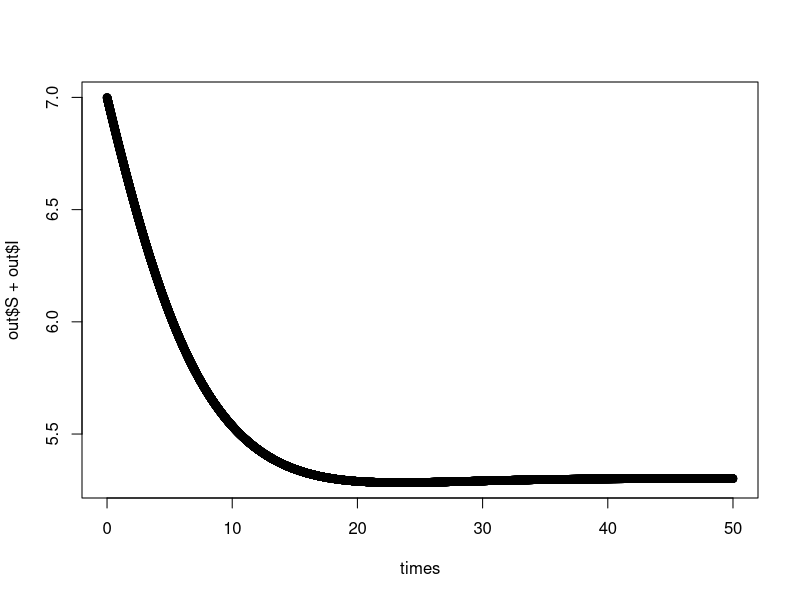

The R source for this figure:
# Ordinary differential equations describing the abalone WS-RLO system

rm(list=ls(all=TRUE)) #clears workspace

## Install these packages if you haven't already
# install.packages("Rtools")
# install.packages("deSolve")

## Load deSolve package
library(deSolve)

## Create a SIP function
sip <- function(time, state, parameters) {
  
  with(as.list(c(state, parameters)), {
    
    dS <-  b*(S+I) - beta*S*P - (mu+c*(S+I))*S
    dI <-  beta*S*P - (mu+r+c*(S+I))*I
    dP <-  z*I - gamma*P
    
    return(list(c(dS, dI, dP)))
  })
}

### Set parameters
init       <- c(S = 5, I = 2, P = 0)
## b: reproduction; beta: transmission; mu: natural mortality; r: WS mortality; c: parasite shedding; gamma: parasite loss
parameters <- c(b = 0.32, beta = 0.03, mu = 0.15, r = 0.1, c = 0.025, z = 200, gamma = 52)
## Time frame
times      <- seq(0, 50, by = 0.0027)

## Solve using ode (General Solver for Ordinary Differential Equations)
out <- ode(y = init, times = times, func = sip, parms = parameters)
## change to data frame
out <- as.data.frame(out)
## Delete time variable
out$time <- NULL
## Show data
head(out, 10)

## Plot
plot(times,out$S+out$I)
